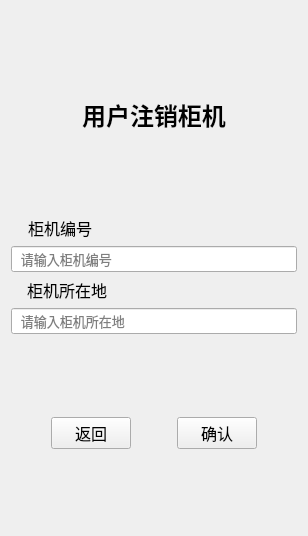
      <widget class="QWidget" name="page_logout_machine">
       <layout class="QVBoxLayout" name="verticalLayout_8">
        <item>
         <spacer name="verticalSpacer_47">
          <property name="orientation">
           <enum>Qt::Vertical</enum>
          </property>
          <property name="sizeHint" stdset="0">
           <size>
            <width>20</width>
            <height>86</height>
           </size>
          </property>
         </spacer>
        </item>
        <item>
         <widget class="QLabel" name="label_23">
          <property name="sizePolicy">
           <sizepolicy hsizetype="Expanding" vsizetype="Expanding">
            <horstretch>0</horstretch>
            <verstretch>0</verstretch>
           </sizepolicy>
          </property>
          <property name="font">
           <font>
            <family>楷体</family>
            <pointsize>18</pointsize>
            <weight>75</weight>
            <bold>true</bold>
           </font>
          </property>
          <property name="text">
           <string>用户注销柜机</string>
          </property>
          <property name="alignment">
           <set>Qt::AlignCenter</set>
          </property>
         </widget>
        </item>
        <item>
         <spacer name="verticalSpacer_46">
          <property name="orientation">
           <enum>Qt::Vertical</enum>
          </property>
          <property name="sizeHint" stdset="0">
           <size>
            <width>20</width>
            <height>77</height>
           </size>
          </property>
         </spacer>
        </item>
        <item>
         <layout class="QHBoxLayout" name="horizontalLayout_42" stretch="1,1,12">
          <item>
           <spacer name="horizontalSpacer_94">
            <property name="orientation">
             <enum>Qt::Horizontal</enum>
            </property>
            <property name="sizeHint" stdset="0">
             <size>
              <width>40</width>
              <height>20</height>
             </size>
            </property>
           </spacer>
          </item>
          <item>
           <widget class="QLabel" name="label_24">
            <property name="sizePolicy">
             <sizepolicy hsizetype="Expanding" vsizetype="Expanding">
              <horstretch>0</horstretch>
              <verstretch>0</verstretch>
             </sizepolicy>
            </property>
            <property name="font">
             <font>
              <family>楷体</family>
              <pointsize>12</pointsize>
             </font>
            </property>
            <property name="text">
             <string>柜机编号</string>
            </property>
            <property name="alignment">
             <set>Qt::AlignCenter</set>
            </property>
           </widget>
          </item>
          <item>
           <spacer name="horizontalSpacer_95">
            <property name="orientation">
             <enum>Qt::Horizontal</enum>
            </property>
            <property name="sizeHint" stdset="0">
             <size>
              <width>40</width>
              <height>20</height>
             </size>
            </property>
           </spacer>
          </item>
         </layout>
        </item>
        <item>
         <widget class="QLineEdit" name="lineEdit_logout_machine_id">
          <property name="sizePolicy">
           <sizepolicy hsizetype="Expanding" vsizetype="Expanding">
            <horstretch>0</horstretch>
            <verstretch>0</verstretch>
           </sizepolicy>
          </property>
          <property name="font">
           <font>
            <family>楷体</family>
            <pointsize>10</pointsize>
           </font>
          </property>
          <property name="placeholderText">
           <string>  请输入柜机编号</string>
          </property>
         </widget>
        </item>
        <item>
         <layout class="QHBoxLayout" name="horizontalLayout_43" stretch="1,1,12">
          <item>
           <spacer name="horizontalSpacer_96">
            <property name="orientation">
             <enum>Qt::Horizontal</enum>
            </property>
            <property name="sizeHint" stdset="0">
             <size>
              <width>40</width>
              <height>20</height>
             </size>
            </property>
           </spacer>
          </item>
          <item>
           <widget class="QLabel" name="label_25">
            <property name="sizePolicy">
             <sizepolicy hsizetype="Expanding" vsizetype="Expanding">
              <horstretch>0</horstretch>
              <verstretch>0</verstretch>
             </sizepolicy>
            </property>
            <property name="font">
             <font>
              <family>楷体</family>
              <pointsize>12</pointsize>
             </font>
            </property>
            <property name="text">
             <string>柜机所在地</string>
            </property>
            <property name="alignment">
             <set>Qt::AlignCenter</set>
            </property>
           </widget>
          </item>
          <item>
           <spacer name="horizontalSpacer_97">
            <property name="orientation">
             <enum>Qt::Horizontal</enum>
            </property>
            <property name="sizeHint" stdset="0">
             <size>
              <width>40</width>
              <height>20</height>
             </size>
            </property>
           </spacer>
          </item>
         </layout>
        </item>
        <item>
         <widget class="QLineEdit" name="lineEdit_logout_machine_address">
          <property name="sizePolicy">
           <sizepolicy hsizetype="Expanding" vsizetype="Expanding">
            <horstretch>0</horstretch>
            <verstretch>0</verstretch>
           </sizepolicy>
          </property>
          <property name="font">
           <font>
            <family>楷体</family>
            <pointsize>10</pointsize>
           </font>
          </property>
          <property name="placeholderText">
           <string>  请输入柜机所在地</string>
          </property>
         </widget>
        </item>
        <item>
         <spacer name="verticalSpacer_48">
          <property name="orientation">
           <enum>Qt::Vertical</enum>
          </property>
          <property name="sizeHint" stdset="0">
           <size>
            <width>20</width>
            <height>77</height>
           </size>
          </property>
         </spacer>
        </item>
        <item>
         <layout class="QHBoxLayout" name="horizontalLayout_41" stretch="0,4,0,4,0">
          <item>
           <spacer name="horizontalSpacer_91">
            <property name="orientation">
             <enum>Qt::Horizontal</enum>
            </property>
            <property name="sizeHint" stdset="0">
             <size>
              <width>40</width>
              <height>20</height>
             </size>
            </property>
           </spacer>
          </item>
          <item>
           <widget class="QPushButton" name="pushButton_logout_machine_back">
            <property name="sizePolicy">
             <sizepolicy hsizetype="Expanding" vsizetype="Expanding">
              <horstretch>0</horstretch>
              <verstretch>0</verstretch>
             </sizepolicy>
            </property>
            <property name="font">
             <font>
              <family>楷体</family>
              <pointsize>12</pointsize>
             </font>
            </property>
            <property name="text">
             <string>返回</string>
            </property>
           </widget>
          </item>
          <item>
           <spacer name="horizontalSpacer_92">
            <property name="orientation">
             <enum>Qt::Horizontal</enum>
            </property>
            <property name="sizeHint" stdset="0">
             <size>
              <width>40</width>
              <height>20</height>
             </size>
            </property>
           </spacer>
          </item>
          <item>
           <widget class="QPushButton" name="pushButton_logout_machine_ack">
            <property name="sizePolicy">
             <sizepolicy hsizetype="Expanding" vsizetype="Expanding">
              <horstretch>0</horstretch>
              <verstretch>0</verstretch>
             </sizepolicy>
            </property>
            <property name="font">
             <font>
              <family>楷体</family>
              <pointsize>12</pointsize>
             </font>
            </property>
            <property name="text">
             <string>确认</string>
            </property>
           </widget>
          </item>
          <item>
           <spacer name="horizontalSpacer_93">
            <property name="orientation">
             <enum>Qt::Horizontal</enum>
            </property>
            <property name="sizeHint" stdset="0">
             <size>
              <width>40</width>
              <height>20</height>
             </size>
            </property>
           </spacer>
          </item>
         </layout>
        </item>
        <item>
         <spacer name="verticalSpacer_45">
          <property name="orientation">
           <enum>Qt::Vertical</enum>
          </property>
          <property name="sizeHint" stdset="0">
           <size>
            <width>20</width>
            <height>76</height>
           </size>
          </property>
         </spacer>
        </item>
       </layout>
      </widget>
